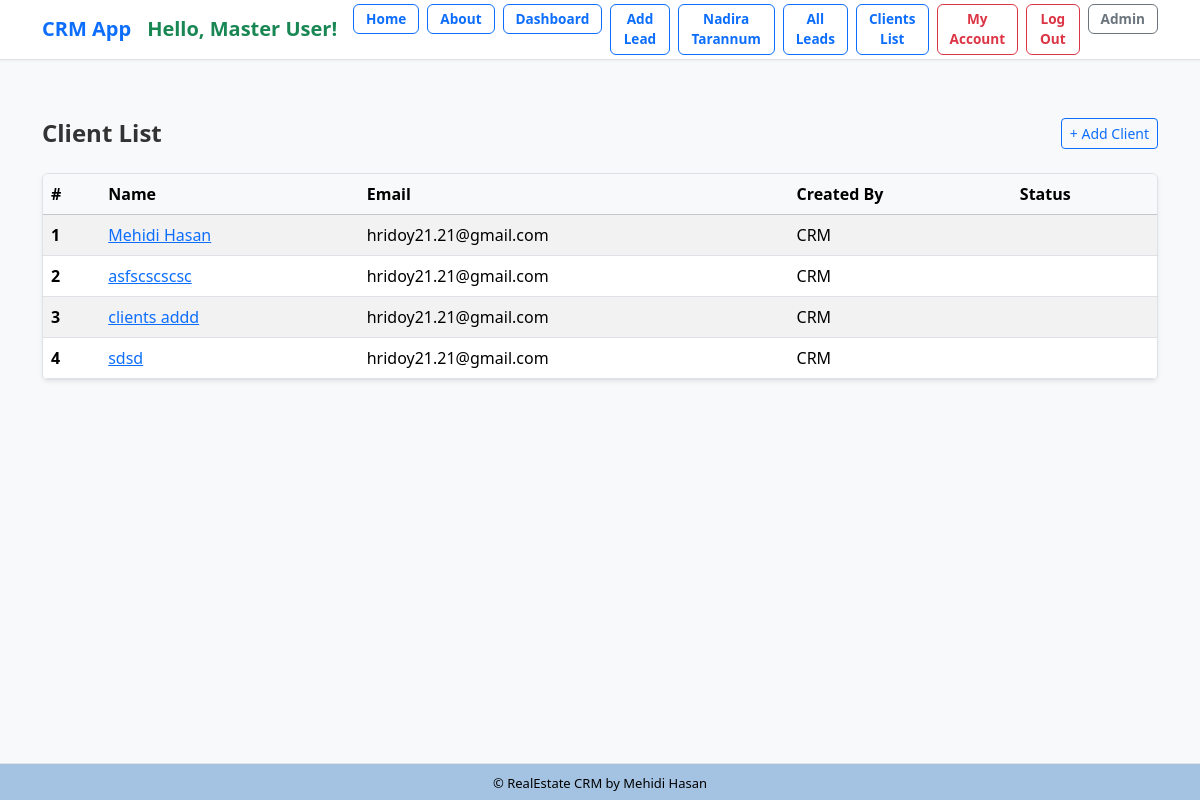
The page /client_list/ (signed in) on the database its author committed.
### client/models.py (models this page shows, shortened)
class Client(models.Model):
    name=models.CharField(max_length=50)
    team=models.ForeignKey(Team, related_name='clients', on_delete=models.CASCADE)
    email=models.EmailField()
    description=models.TextField(blank=True, null=True)
    created_by=models.ForeignKey(User, related_name='clients', on_delete=models.CASCADE)
    created_at=models.DateTimeField(auto_now_add=True)
    modified_at=models.DateTimeField(auto_now=True)
    class Meta:
        ordering = ('name',)  # ✅ tuple

### client/views.py (the view)
# urls.py: path('', views.client_list, name="client_list"),
@login_required
def client_list(request):
    clients=Client.objects.filter(created_by=request.user)
    return render(request,'client/clients_list.html', {
        'clients': clients
    })

### client/templates/client/clients_list.html (shortened to what this page needs)
{% extends 'crm/base.html' %}
{% block content %}
<div class="d-flex justify-content-between align-items-center mb-4">
    <h1 class="h4 fw-semibold mb-0">Client List</h1>
    <a class="btn btn-outline-primary btn-sm" href="{% url 'addclient' %}">+ Add Client</a>
</div>
{% if clients %}
    <div class="table-responsive shadow-sm rounded border">
        <table class="table table-hover table-striped mb-0">
            <thead class="table-light">
                <tr>
                    <th scope="col">#</th>
                    <th scope="col">Name</th>
                    <th scope="col">Email</th>
                    <th scope="col">Created By</th>
                    <th scope="col">Status</th>
                </tr>
            </thead>
            <tbody>
                {% for client in clients %}
                    <tr>
                        <th scope="row">{{ forloop.counter }}</th>
                        <td><a href="{% url 'clients_detail' client.id %}">{{ client.name }}</a></td>
                        <td>{{ client.email }}</td>
                        <td>{{ client.created_by }}</td>
                        <td>{{ client.get_status_display }}</td>
                    </tr>
                {% endfor %}
            </tbody>
        </table>
    </div>
{% else %}
    <div class="alert alert-light border text-center" role="alert">
        No Clients found.
    </div>
{% endif %}
{% endblock %}

### crm/templates/crm/base.html (shortened to what this page needs)
{% load static %}
<!DOCTYPE html>
<html lang="en">
<head>
  <link href="https://cdn.jsdelivr.net/npm/bootstrap@5.3.3/dist/css/bootstrap.min.css" rel="stylesheet">
  <link rel="stylesheet" type="text/css" href="{% static 'css/styles.css' %}">
</head>
<body>
  <nav class="navbar navbar-expand-lg navbar-light bg-white border-bottom py-1 fixed-top" >
    <div class="container">
<a class="navbar-brand fw-bold text-primary d-flex align-items-center" href="{% url 'index' %}">
  <span class="me-3">CRM App</span>
  {% if request.user.is_authenticated %}
    {% if user.first_name or user.last_name %}
      <span class="text-success fw-bold">
        Hello, {{ user.first_name }} {{ user.last_name }}!
      </span>
    {% else %}
      <span class="text-success fw-bold">Hello!</span>
    {% endif %}
  {% endif %}
</a>
      <div class="collapse navbar-collapse justify-content-end" id="navbarContent">
        <ul class="navbar-nav gap-2">
          <li class="nav-item">
            <a class="btn btn-outline-primary fw-bold  btn-sm" href="{% url 'index' %}">Home</a>
          </li>
          <li class="nav-item">
            <a class="btn btn-outline-primary fw-bold btn-sm" href="{% url 'about' %}">About</a>
          </li>
          {% if request.user.is_authenticated %}
            <li class="nav-item">
              <a class="btn btn-outline-primary fw-bold btn-sm" href="{% url 'dashboard' %}">Dashboard</a>
            </li>
            <li class="nav-item">
              <a class="btn btn-outline-primary fw-bold btn-sm" href="{% url 'lead:addlead' %}">Add Lead</a>
            </li>
            {% if request.user.username == "CRM" or request.user.username == "Nadira" %}
              <li class="nav-item">
                <a class="btn btn-outline-primary fw-bold btn-sm" href="{% url 'nadira' %}">Nadira Tarannum</a>
              </li>
            {% endif %}
            <li class="nav-item">
              <a class="btn btn-outline-primary fw-bold btn-sm" href="{% url 'lead:leads_list' %}">All Leads</a>
            </li>
            <li class="nav-item">
              <a class="btn btn-outline-primary fw-bold btn-sm" href="{% url 'client_list' %}">Clients List</a>
            </li>
            <li class="nav-item">
              <a class="btn btn-outline-danger fw-bold btn-sm" href="{% url 'myaccount' %}">My Account</a>
            </li>
            <li>
              <a href="{% url 'logout' %}" class="btn btn-outline-danger fw-bold btn-sm">
            Log Out
          </a>
            </li>
            <li class="nav-item">
              <a class="btn btn-outline-secondary fw-bold btn-sm" href="{% url 'admin:index' %}">Admin</a>
            </li>
          {% endif %}
        </ul>
      </div>
    </div>
  </nav>
  <div class="container mt-5 position-relative overflow-hidden" style="min-height: 60vh; z-index: 0;">
    {% block content %}{% endblock %}
  </div>
<footer class="text-center fixed-bottom" style="background-color: #a4c3e2; padding: 6px 0; border-top: 1px solid #dee2e6;">
  <div class="container">
    <span style="color: #000; font-size: 13px;">&copy; {{ now|date:"Y" }} RealEstate CRM by Mehidi Hasan</span>
  </div>
</footer>
</body>
</html>

### crm/static/css/styles.css (style rules this page uses)
body { font-family: "Segoe UI", Roboto, sans-serif; background-color: #f8f9fa; }
.navbar { box-shadow: 0 1px 3px rgba(0, 0, 0, 0.05); }
.navbar .btn { padding: 4px 12px; font-size: 0.85rem; border-radius: 0.375rem; }
.container h1, .container h3 { color: #333; }
.table thead th { position: sticky; top: 0; background-color: #f8f9fa; z-index: 10; }

### crm/templates/crm/base.html (style rules this page uses)
body { padding-top: 70px; padding-bottom: 60px; }

### rows shown on the page
Client: name "Mehidi Hasan", email "hridoy21.21@gmail.com", created_by "CRM"
Client: name "asfscscscsc", email "hridoy21.21@gmail.com", created_by "CRM"
Client: name "clients addd", email "hridoy21.21@gmail.com", created_by "CRM"
Client: name "sdsd", email "hridoy21.21@gmail.com", created_by "CRM"

### other values the page prints
{{ user.first_name }} "Master"
{{ user.last_name }} "User"
